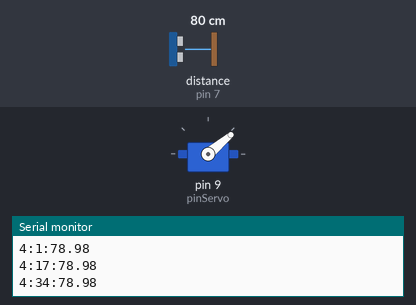
Recording of a sketch running on a simulated Arduino Uno, built with avr-gcc and run on an emulated ATmega328P. On the bench: servo, the last lines printed to the serial monitor. Wiring (inferred from the names in the program): ultrasonic range finder: trigger pin 6; echo pin 7. The inputs (shaded band) are chosen by the test bench; at power-on: distance to the obstacle (sensor on pin 7) 80 cm. The echo pulse lasts 58.3 µs per cm.

Above: at 2.2 s.
2.3 s: distance to the obstacle (sensor on pin 7) set to 250 cm
At 2.64 s:
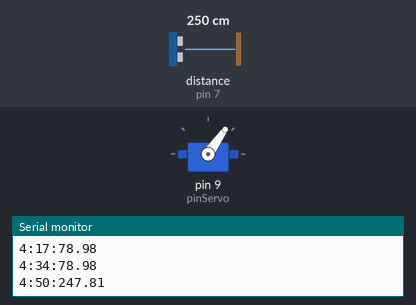
5.3 s: distance to the obstacle (sensor on pin 7) set to 2 cm
At 5.59 s:
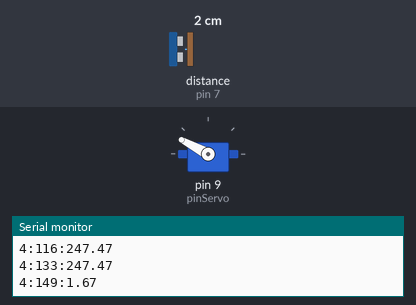
Timing chart, 0 to 14.3 s (numbered marks = the images above; inputs shaded):
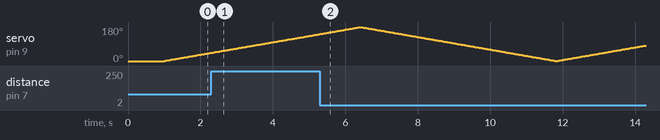

The sketch:

UNIT_RADAR_SWEEP.ino
```cpp
#include <Servo.h>

//----------- SERVOMOTOR -----------
Servo miServo;
const int pinServo = 9;
int anguloActual = 0;
int direccionSweep = 1;

//----------- RADAR (ULTRASONIDOS) -----------
const int trigPin = 6;
const int echoPin = 7;

//----------- CONTROL DE TIEMPO -----------
unsigned long T_UltimoRadar = 0;
const unsigned long IntervaloRadar = 500;

unsigned long T_UltimoServo = 0;
const unsigned long IntervaloServo = 30;

void setup() {
  Serial.begin(9600);

  miServo.attach(pinServo);
  anguloActual = 0;
  miServo.write(anguloActual);

  pinMode(trigPin, OUTPUT);
  pinMode(echoPin, INPUT);

  Serial.println("--- INICIANDO TEST UNITARIO: RADAR Y SWEEP ---");
  delay(1000); // Pausa inicial para dar tiempo al servo a ir a 0 grados
}

void loop() {
  unsigned long T_Actual = millis();

  // 1. Movimiento fluido del servo (cada 30 ms)
  if (T_Actual - T_UltimoServo >= IntervaloServo) {
    T_UltimoServo = T_Actual;

    anguloActual += direccionSweep;

    if (anguloActual >= 180) {
      anguloActual = 180;
      direccionSweep = -1;
    }
    else if (anguloActual <= 0) {
      anguloActual = 0;
      direccionSweep = 1;
    }

    miServo.write(anguloActual);
  }

  // 2. Medición de distancia y envío por Monitor Serie (cada 500 ms)
  if (T_Actual - T_UltimoRadar >= IntervaloRadar) {
    T_UltimoRadar = T_Actual;
    medirYMostrar(anguloActual);
  }
}

void medirYMostrar(int angulo) {
  digitalWrite(trigPin, LOW);
  delayMicroseconds(2);
  digitalWrite(trigPin, HIGH);
  delayMicroseconds(10);
  digitalWrite(trigPin, LOW);

  // Añadimos un timeout de 30000 us (~5 metros) para evitar bloqueos si no hay eco
  long duracion = pulseIn(echoPin, HIGH, 30000);
  float distancia = duracion * 0.034 / 2.0;

  Serial.print("4:");
  Serial.print(angulo);
  Serial.print(":");
  Serial.println(distancia, 2);
}
```
